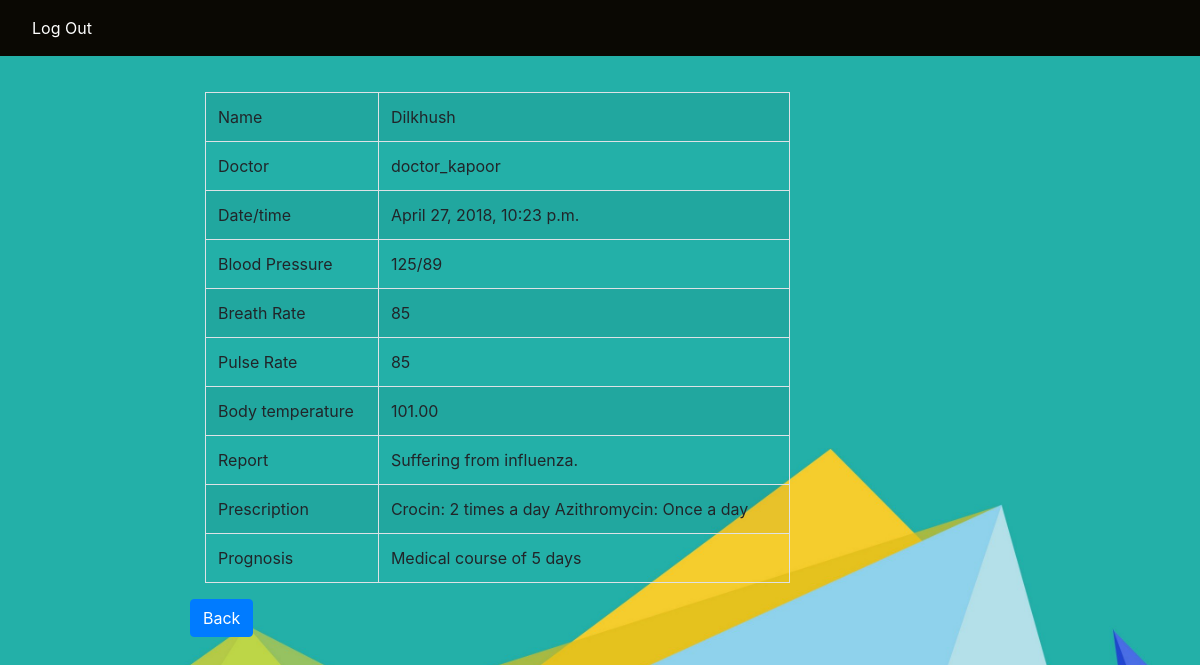
The app's page /appointment/view/7/ (signed in) with its own data.
### pm/models.py (models this page shows)
class Appointment(models.Model):
    id = models.AutoField(primary_key = True)
    patient = models.ForeignKey(
        User,
        on_delete = models.CASCADE,
        limit_choices_to = Q(user_type = 1), # type 1 = patient
        related_name = 'patient',
        null = True,
    )
    doctor = models.ForeignKey(
        User,
        on_delete = models.CASCADE,
        limit_choices_to = Q(user_type = 2), # type 2 = doctor
        related_name = 'doctor',
        null = True,
    )
    date_time = models.DateTimeField(auto_now = True)
    blood_pressure = models.CharField(max_length = 10, null = True)
    breath_rate = models.PositiveSmallIntegerField(null = True) # units: bpm
    pulse_rate = models.PositiveSmallIntegerField(null = True) # units: bpm
    body_temperature = models.DecimalField(max_digits = 5, decimal_places = 2, null=True)
    report = models.TextField(max_length = 500, null = True)
    prescription = models.TextField(max_length = 500, null = True)
    prognosis = models.TextField(max_length = 500, null = True)

class User(AbstractUser):
    USER_TYPE_CHOICES = (
        (1,'patient'),
        (2,'doctor'),
        (3,'staff'),
    )
    user_type = models.PositiveSmallIntegerField(null=True,choices = USER_TYPE_CHOICES)
    date_of_birth = models.DateField(auto_now=False, auto_now_add=False, null=True)
    phone = models.CharField(null=True, max_length=15)
    GENDER_CHOICES = (
        ('Male', 'Male'),
        ('Female', 'Female'),
        ('Other', 'Other'),
    )
    gender = models.CharField(
        max_length = 6,
        choices = GENDER_CHOICES,
        null = True,
        default = 'Other',
    )
    BLOOD_GROUP_CHOICES = (
        ('A+','A+'),
        ('A-','A-'),
        ('B+','B+'),
        ('B-','B-'),
        ('O+','O+'),
        ('O-','O-'),
        ('AB+','AB+'),
        ('AB-','AB-'),
        ('Other','Other'),
    )
    blood_group = models.CharField(
        max_length = 5,
        choices = BLOOD_GROUP_CHOICES,
        null = True,
        default = 'Other',
    )

### pm/views.py (the view)
# urls.py: path('appointment/view/<int:id>/', views.appointment_view, name = 'appointment_view'),
def appointment_view(request, id):
    logged_in_user = request.user
    appt = get_object_or_404(Appointment, pk = id)
    context = {
        'appt': appt,
        'logged_in_user': logged_in_user,
    }
    if(logged_in_user.user_type == 2):
        return render(request, 'pm/appointment_view.html', context)
    else:
        return render(request, 'pm/appointment_view_patient.html', context)

### templates/pm/appointment_view_patient.html
{% extends "pm/base_patient.html" %}
{% block s %}
<div class="appt">
        <p style="padding:10px;" ></p>
        <div class="row" >
                <div class="col-sm-2">
                    </div>
                <div class="col-sm-6">
                        <table class="table table-striped table-bordered table-hover">
                            <tr>
                              <td>Name</td>
                              <td>
                                    {{ appt.patient.first_name }}
                            </td>
                            </tr>
                            <tr>
                              <td>Doctor</td>
                              <td>{{ appt.doctor }}</td>
                            </tr>
                            <tr>
                              <td>Date/time</td>
                              <td>{{ appt.date_time }}</td>
                            </tr>
                            <tr>
                                <td>Blood Pressure</td>
                                <td>{{ appt.blood_pressure }}</td>
                             </tr>
                             <tr>
                                 <td>Breath Rate</td>
                                 <td>{{ appt.breath_rate }}</td>
                              </tr>
                              <tr>
                                  <td>Pulse Rate</td>
                                  <td>{{ appt.pulse_rate }}</td>
                               </tr>
                               <tr>
                                   <td>Body temperature</td>
                                   <td>{{ appt.body_temperature }}</td>
                                </tr>
                                <tr>
                                    <td>Report</td>
                                    <td>{{ appt.report }}</td>
                                 </tr>
                                 <tr>
                                     <td>Prescription</td>
                                     <td>{{ appt.prescription }}</td>
                                  </tr>
                                  <tr>
                                      <td>Prognosis</td>
                                      <td>{{ appt.prognosis }}</td>
                                   </tr>
                        </table>
                    </div>
    </div>
   </div>
   <div class="row">
       <div class="col-sm-2" ></div>
       <div class="back-btn">
           <a href="/patient/view/{{ logged_in_user.username }}"><button class="btn btn-primary">Back</button></a>
       </div>
   </div>
{% endblock %}

### pm/static/css/test.css (style rules this page uses)
body { background-color: lightblue; }
td { border: 2px solid #020101; text-align: left; padding: 8px; }
#bg { position: relative; height: 100%; background-size: cover; background-attachment: fixed; z-index: 0; display: flex; flex-direction: column; justify-content: center; }
a { color: purple; }

### records on screen
Appointment: patient.first_name "Dilkhush", doctor "doctor_kapoor", date_time "April 27, 2018, 10:23 p.m.", blood_pressure "125/89", breath_rate "85", pulse_rate "85", body_temperature "101.00", report "Suffering from influenza.", prescription "Crocin: 2 times a day Azithromycin: Once a day", prognosis "Medical course of 5 days"
